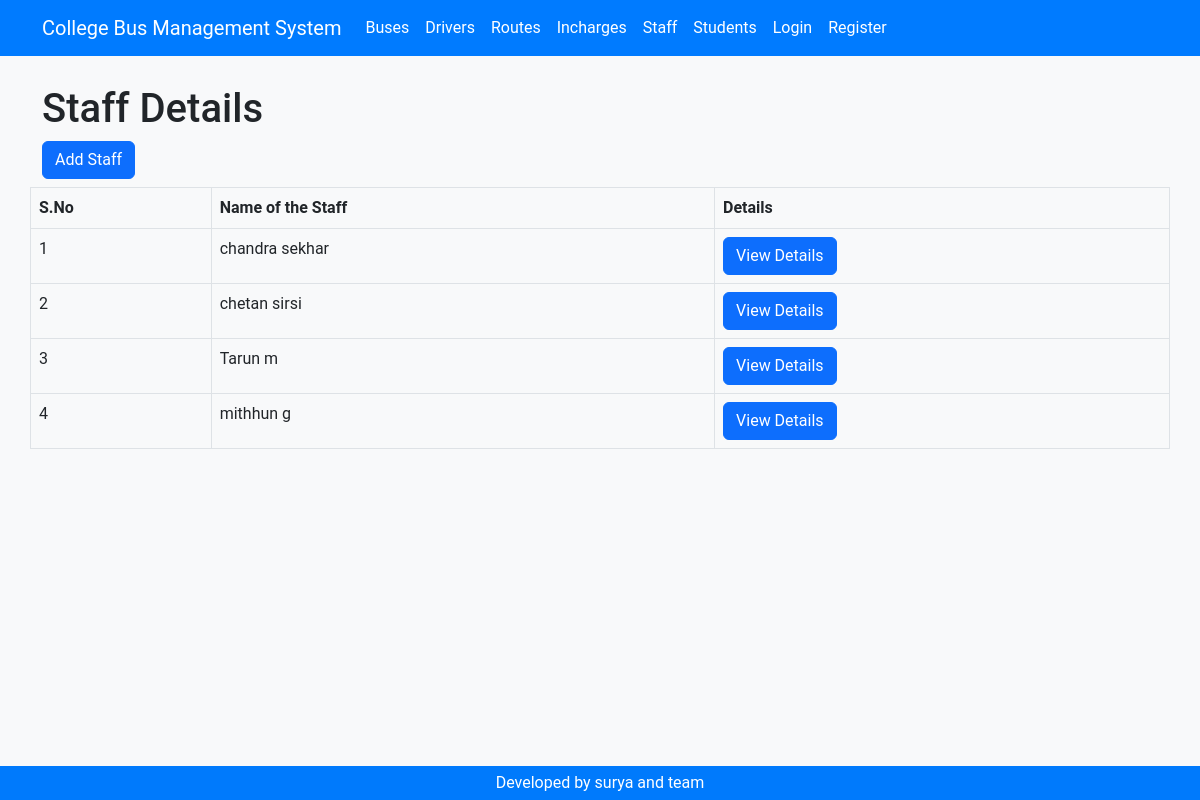
Page /staff/ on the committed database.
### staff/models.py (models this page shows, shortened)
class Staff(models.Model):
    first_name = models.CharField(max_length=100)
    last_name = models.CharField(max_length=100)
    email = models.EmailField(unique=True)
    phone_number = models.CharField(max_length=15)
    position = models.CharField(max_length=100)
    staff_id = models.CharField(max_length=10, unique=True)

### staff/views.py (the view)
# urls.py: path('', views.staff_list, name='staff_list'),
def staff_list(request):
    staff_members = Staff.objects.all()
    return render(request, 'staff/staff_list.html', {'staff_members': staff_members})

### accounts/context_processors.py (called while the page is built)
def user_type(request):
    if request.user.is_authenticated:
        try:
            profile = Profile.objects.get(user=request.user)
            return {'user_type': profile.user_type}
        except Profile.DoesNotExist:
            return {'user_type': None}
    return {'user_type': None}

### templates/staff/staff_list.html (shortened to what this page needs)
{% load static %}
<!DOCTYPE html>
<html lang="en">
  <head>
    <link href="{% static 'css/bootstrap.min.css' %}" rel="stylesheet" />
    <link href="{% static 'css/styles.css' %}" rel="stylesheet" />
  </head>
  <body>
    {% include 'header.html' %}
    <div class="container">
      <div class="row">
        <div class="col-md-12">
          {% block content %}
            <h1>Staff Details</h1>
            <a href="{% url 'staff_create' %}" class="btn btn-primary mb-2">Add Staff</a>
            </div>
            <table class="table table-bordered">
              <thead>
                <tr>
                  <th>S.No</th>
                  <th>Name of the Staff</th>
                  <th>Details</th>
                </tr>
              </thead>
              <tbody>
                {% for staff_member in staff_members %}
                  <tr>
                    <td>{{ forloop.counter }}</td>
                    <td>{{ staff_member.first_name }} {{ staff_member.last_name }}</td>
                    <td>
                      <a class="btn btn-primary" href="{% url  'staff_detail' staff_member.pk  %}">View Details</a>
                    </td>
                  </tr>
                {% endfor %}
              </tbody>
            </table>
          {% endblock %}
        </div>
      </div>
    {% include 'footer.html' %}
  </body>
</html>

### static/css/styles.css (style rules this page uses)
body { background-color: #f8f9fa; font-family: 'Roboto', sans-serif; padding-top: 70px; }

### rows in the picture
Staff: first_name "chandra", last_name "sekhar"
Staff: first_name "chetan", last_name "sirsi"
Staff: first_name "Tarun", last_name "m"
Staff: first_name "mithhun", last_name "g"
